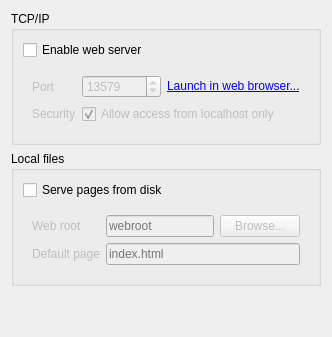
         <widget class="QWidget" name="webPage">
          <layout class="QVBoxLayout" name="verticalLayout_10">
           <item>
            <widget class="QGroupBox" name="webTcpIpBox">
             <property name="title">
              <string>TCP/IP</string>
             </property>
             <layout class="QVBoxLayout" name="verticalLayout_12">
              <item>
               <widget class="QCheckBox" name="webEnableServer">
                <property name="text">
                 <string>Enable web server</string>
                </property>
               </widget>
              </item>
              <item>
               <widget class="QWidget" name="webTcpIpOptions" native="true">
                <property name="enabled">
                 <bool>false</bool>
                </property>
                <layout class="QFormLayout" name="webTcpIpOptionsLayout">
                 <item row="0" column="0">
                  <widget class="QLabel" name="webPortLabel">
                   <property name="text">
                    <string>Port</string>
                   </property>
                  </widget>
                 </item>
                 <item row="0" column="1">
                  <layout class="QHBoxLayout" name="webListenLayout" stretch="1,1">
                   <item>
                    <widget class="QSpinBox" name="webPort">
                     <property name="minimum">
                      <number>1</number>
                     </property>
                     <property name="maximum">
                      <number>65535</number>
                     </property>
                     <property name="value">
                      <number>13579</number>
                     </property>
                    </widget>
                   </item>
                   <item>
                    <widget class="QLabel" name="webPortLink">
                     <property name="text">
                      <string>&lt;a href=&quot;#&quot;&gt;Launch in web browser...&lt;/a&gt;</string>
                     </property>
                    </widget>
                   </item>
                  </layout>
                 </item>
                 <item row="1" column="0">
                  <widget class="QLabel" name="webLocalhostLabel">
                   <property name="text">
                    <string>Security</string>
                   </property>
                  </widget>
                 </item>
                 <item row="1" column="1">
                  <widget class="QCheckBox" name="webLocalhost_v2">
                   <property name="text">
                    <string>Allow access from localhost only</string>
                   </property>
                   <property name="checked">
                    <bool>true</bool>
                   </property>
                  </widget>
                 </item>
                </layout>
               </widget>
              </item>
             </layout>
            </widget>
           </item>
           <item>
            <widget class="QGroupBox" name="webLocalFilesBox">
             <property name="title">
              <string>Local files</string>
             </property>
             <layout class="QVBoxLayout" name="verticalLayout_11">
              <item>
               <widget class="QCheckBox" name="webServePages">
                <property name="text">
                 <string>Serve pages from disk</string>
                </property>
               </widget>
              </item>
              <item>
               <widget class="QWidget" name="webLocalFilesOptions" native="true">
                <property name="enabled">
                 <bool>false</bool>
                </property>
                <layout class="QFormLayout" name="webLocalFilesOptionsLayout">
                 <item row="0" column="0">
                  <widget class="QLabel" name="webRootLabel">
                   <property name="text">
                    <string>Web root</string>
                   </property>
                  </widget>
                 </item>
                 <item row="0" column="1">
                  <layout class="QHBoxLayout" name="servePagesLayout">
                   <item>
                    <widget class="QLineEdit" name="webRoot">
                     <property name="placeholderText">
                      <string>webroot</string>
                     </property>
                    </widget>
                   </item>
                   <item>
                    <widget class="QPushButton" name="webRootBrowse">
                     <property name="text">
                      <string>Browse...</string>
                     </property>
                    </widget>
                   </item>
                  </layout>
                 </item>
                 <item row="1" column="0">
                  <widget class="QLabel" name="webDefaultPageLabel">
                   <property name="text">
                    <string>Default page</string>
                   </property>
                  </widget>
                 </item>
                 <item row="1" column="1">
                  <widget class="QLineEdit" name="webDefaultPage">
                   <property name="placeholderText">
                    <string>index.html</string>
                   </property>
                  </widget>
                 </item>
                </layout>
               </widget>
              </item>
             </layout>
            </widget>
           </item>
           <item>
            <spacer name="verticalSpacer_5">
             <property name="orientation">
              <enum>Qt::Orientation::Vertical</enum>
             </property>
             <property name="sizeHint" stdset="0">
              <size>
               <width>20</width>
               <height>40</height>
              </size>
             </property>
            </spacer>
           </item>
          </layout>
         </widget>
